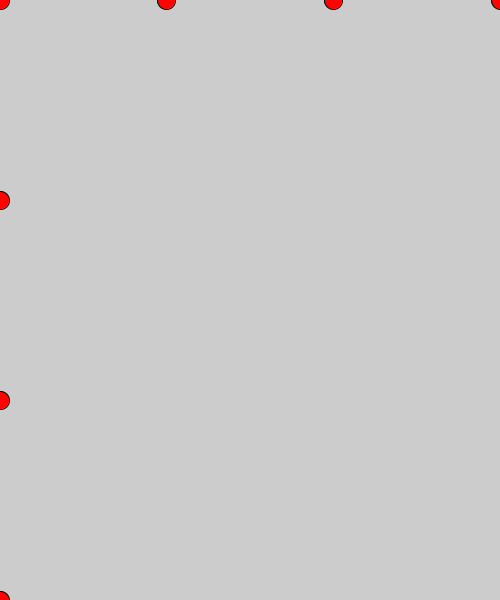
Frame 1 (no input)
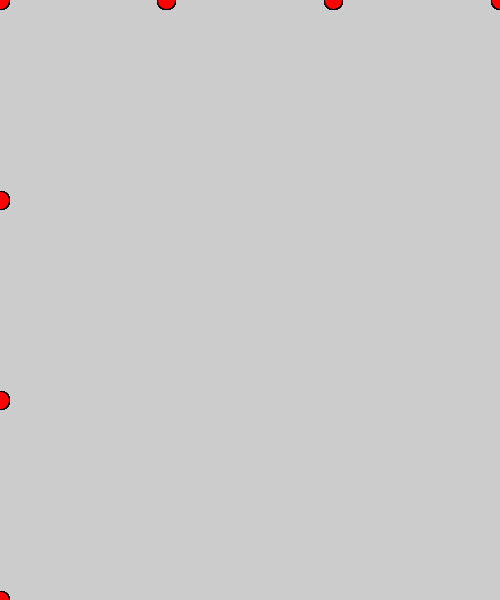
Frame 60 (the mouse pressed at the canvas centre just before this capture)
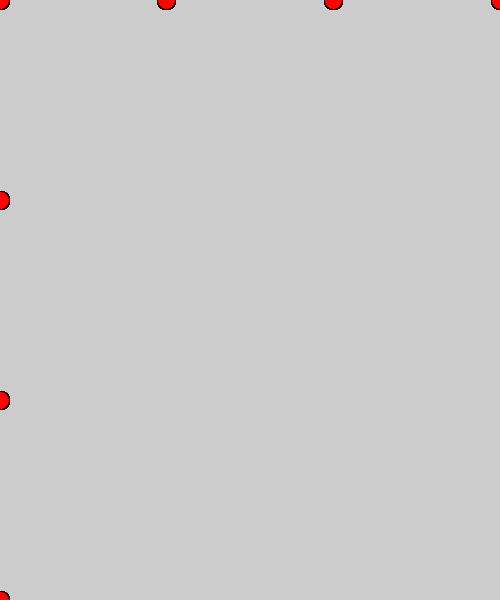
Frame 120 (the mouse held since frame 60 and released just before this capture)

The Processing sketch that drew these frames (run headless with seeded random() and noise(); from frame 60 on, the mouse is pressed at the canvas centre):

// Processing sketch: home_screen
// ── home_screen.pde
//Global Variables
color circleRed = #FF0303, white=0;
float ptDiameter;
float pt1X, pt1Y, pt2X, pt2Y, pt3X, pt3Y, pt4X, pt4Y;
float pt5X, pt5Y;
float pt9X, pt9Y;
float pt13X, pt13Y;

void setup() {
  size(500, 600);
  ptDiameter = width * 1 / 27.77777777;
  pt1X = width*0;
  pt1Y = height*0;
  pt2X = width*1/3;
  pt2Y = pt1Y;
  pt3X = width*2/3;
  pt3Y = pt1Y;
  pt4X = width*3/3;
  pt4Y = pt1Y;
  pt5X = pt1X;
  pt5Y = height*1/3;
  pt9X = pt1X;
  pt9Y = height*2/3;
  pt13X = pt1X;
  pt13Y = height*3/3;
}

void draw() {
  fill(circleRed);
  ellipse(pt1X, pt1Y, ptDiameter, ptDiameter);
  ellipse(pt2X, pt2Y, ptDiameter, ptDiameter);
  ellipse(pt3X, pt3Y, ptDiameter, ptDiameter);
  ellipse(pt4X, pt4Y, ptDiameter, ptDiameter);
  ellipse(pt5X, pt5Y, ptDiameter, ptDiameter);
  ellipse(pt9X, pt9Y, ptDiameter, ptDiameter);
  ellipse(pt13X, pt13Y, ptDiameter, ptDiameter);
  fill(white);
}

void mousePressed() {
}
